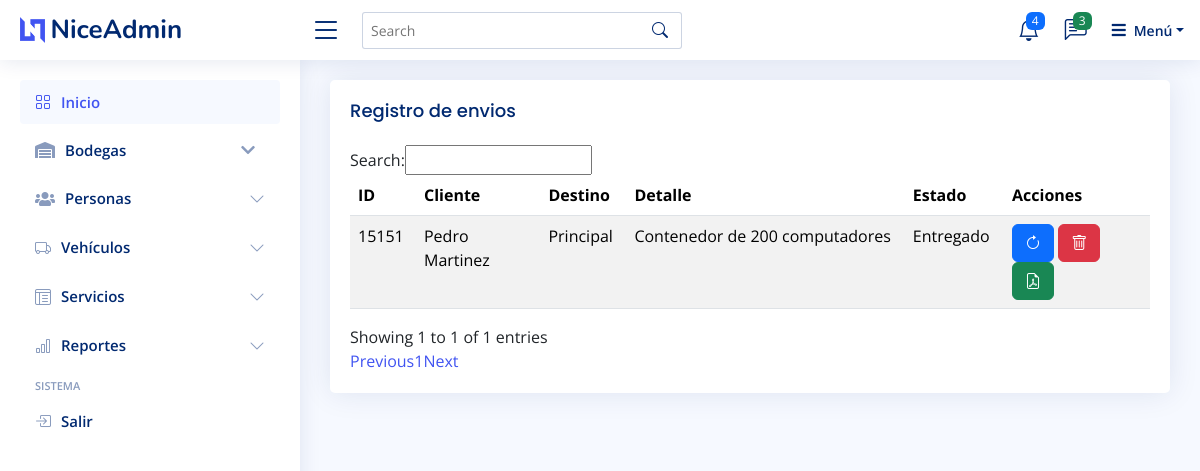
The app's page /app/?p=transporte_carga (signed in) with its own data.
### tables this page shows
CREATE TABLE `envios` (
  `id` int(11) NOT NULL,
  `id_cliente` int(11) NOT NULL,
  `cliente` varchar(250) NOT NULL,
  `detalle` varchar(250) NOT NULL,
  `estado` int(11) NOT NULL,
  `destino` varchar(250) NOT NULL
);

### app/transporte_carga.php (the view, shortened to what this page needs)
<?php
require_once 'conexion.php';
$sql = "SELECT * FROM envios ORDER BY id DESC";
$query = $pdo->prepare($sql);
$query->execute();
$resultado = $query->fetchAll();
?>
<main id="main" class="main">
  <section class="section">
    <div class="row">
      <div class="col-lg-12">
        <div class="card">
          <div class="card-body">
            <h5 class="card-title">Registro de envios</h5>
            <table class="table table-striped" id="tabla_bodegaje">
              <thead>
                <tr>
                  <th>ID</th>
                  <th>Cliente</th>
                  <th>Destino</th>
                  <th>Detalle</th>
                  <th>Estado</th>
                  <th>Acciones</th>
                </tr>
              </thead>
              <tbody>
                <?php foreach ($resultado as $dato): ?>
                <tr>
                  <td><?php echo $dato['id']; ?></td>
                  <td><?php echo $dato['cliente']; ?></td>
                  <td><?php echo $dato['destino']; ?></td>
                  <td><?php echo $dato['detalle']; ?></td>
                  <td><?php echo $dato['estado'] == 1 ? 'Ocupado' : 'Entregado'; ?></td>
                  <td>
                    <a title="Entregar Mercaderia" href="?p=bodegaje&op=actualizar&id=<?php echo $dato['id']; ?>" class="btn btn-primary"><i
                        class="bi bi-arrow-clockwise"></i></a>
                    <a title="Eliminar" href="?p=bodegaje&op=eliminar&id=<?php echo $dato['id']; ?>" class="btn btn-danger"><i
                        class="bi bi-trash"></i></a>
                    <a title="PDF" href="?p=bodegaje_reporte&id=<?php echo $dato['id']; ?>" class="btn btn-success"><i class="bi bi-file-earmark-pdf"></i></a>
                  </td>
                </tr>
                <?php endforeach ?>
              </tbody>
            </table>
          </div>
        </div>
    </div>
    </div>
  </section>
</main>

### app/assets/css/style.css (style rules this page uses)
:root { scroll-behavior: smooth; }
body { font-family: "Open Sans", sans-serif; background: #f6f9ff; color: #444444; }
a { color: #4154f1; text-decoration: none; }
h1, h2, h3, h4, h5, h6 { font-family: "Nunito", sans-serif; }
#main { margin-top: 60px; padding: 20px 30px; transition: all 0.3s; }
.card { margin-bottom: 30px; border: none; border-radius: 5px; box-shadow: 0px 0 30px rgba(1, 41, 112, 0.1); }
.card-title { padding: 20px 0 15px 0; font-size: 18px; font-weight: 500; color: #012970; font-family: "Poppins", sans-serif; }
.card-body { padding: 0 20px 20px 20px; }
@media (min-width: 1200px) { #main, #footer { margin-left: 300px; } }

### records on screen
envios: id "15151", cliente "Pedro Martinez", destino "Principal", detalle "Contenedor de 200 computadores", estado "Entregado"
